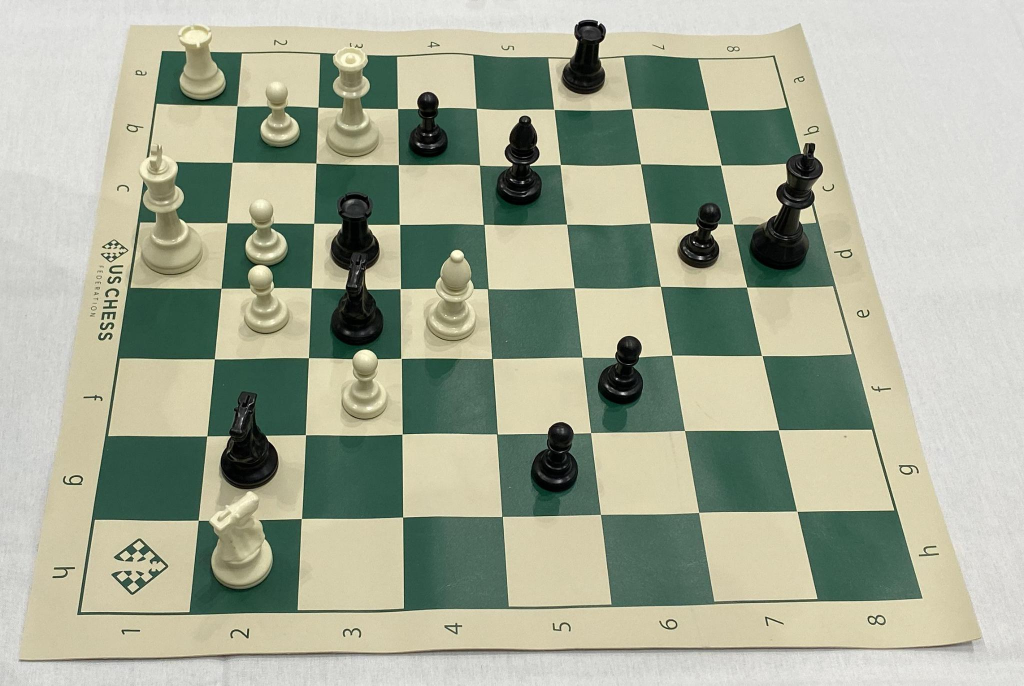
#> input picture assets/challenging_images/81f5c542ffe0f9eae4df59d29acbcced_jpg.rf.99b5d8d7a1f3fa6cbb6e9ecfb5e3d8b3.jpg, 2048 x 1371 px (shown at 1/2 size)
$ python -i detection.py   (imports and definitions only)
#> lines starting #> are read from the running program, lines starting #| are printed output that depends on the picture; after the words box and inside, x2 and y2 are one past the last pixel; in counts of white or black regions, pixels touching at a corner belong together
#> further down, picture is the input picture: shape (1371, 2048, 3); mean B, G, R 151.9, 171.7, 166
import cv2
import numpy as np

# This file contains functions to detect chess pieces in an image
# The functions are based on color detection and contour detection
# The functions are not perfect and may not work in all cases


# The following function is used to detect black pieces
# The lower and upper values for the threshold were found by trial and error
# They are not perfect and may not work in all cases
# [18 lines left out: function detect_black_pieces, not called in this run]


# The following function is used to detect white pieces
# The H and V channels are used
# The lower and upper values for H and V were found by trial and error
# They are not perfect and may not work in all cases
def detect_white_pieces(img, h_bounds = (23, 36),v_bounds = (64, 191), min_area=150, max_area=2500):
    # convert to HSV
#> called with h_bounds = (23, 36), v_bounds = (64, 191), min_area = 150, max_area = 2500
    img = cv2.cvtColor(img, cv2.COLOR_BGR2HSV)
#> img: shape (1371, 2048, 3); mean H, S, V 41.1, 50.4, 174.7
    # split HSV channels and take only H and V
    h, _, v = cv2.split(img)
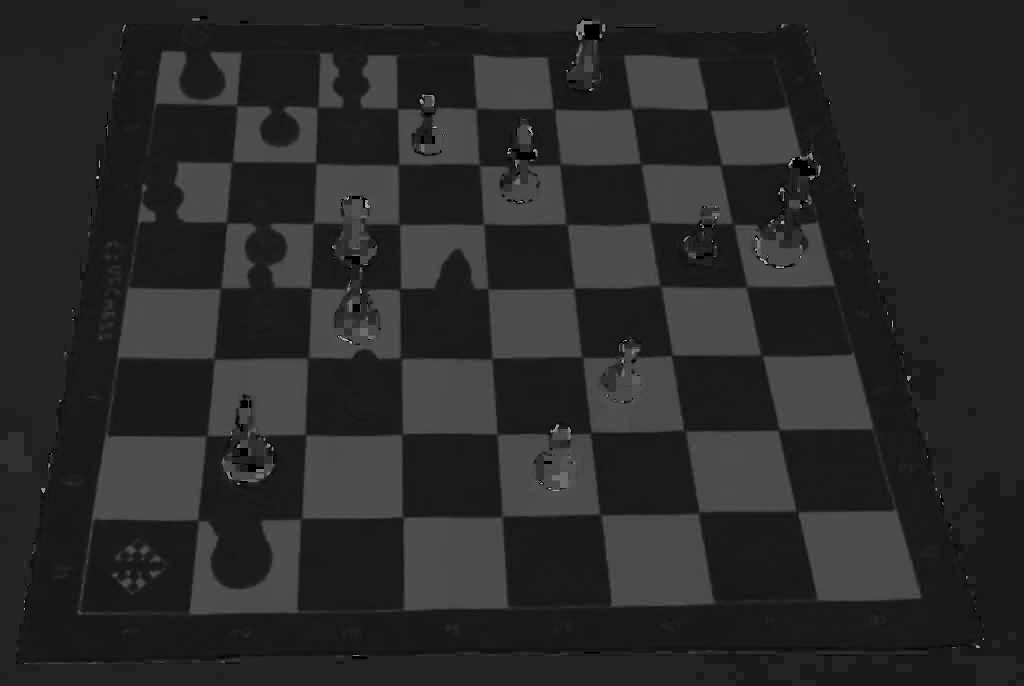
#> h: shape (1371, 2048) (shown at 1/2 size); min 0, max 177, mean 41.1
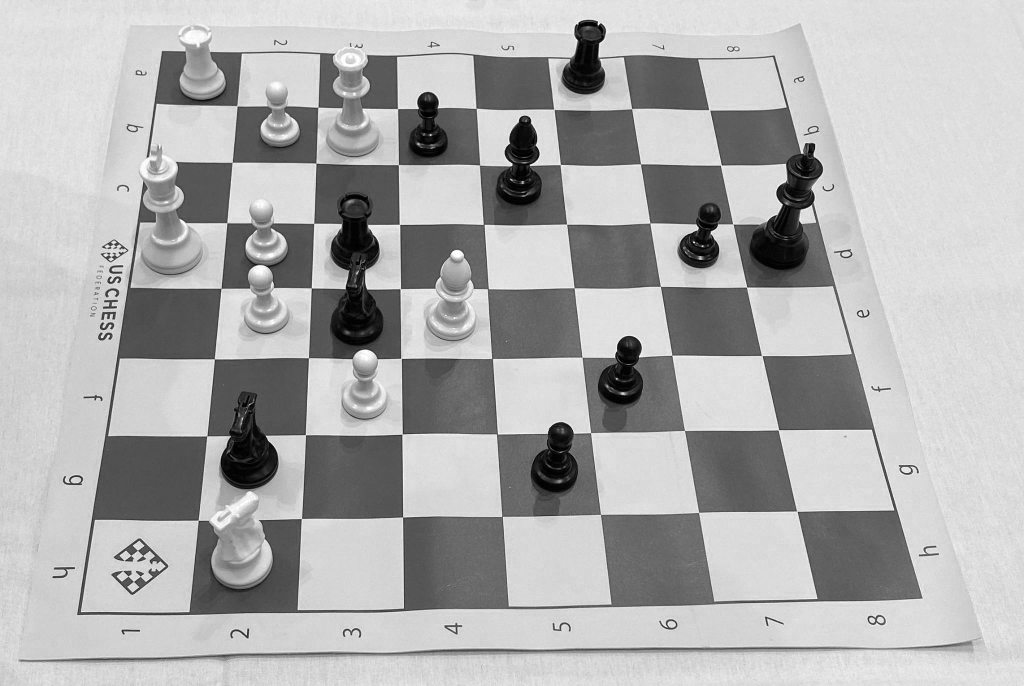
#> v: shape (1371, 2048) (shown at 1/2 size); min 0, max 255, mean 174.7
    # apply threshold only on H and V channels
    h_mask = cv2.inRange(h, h_bounds[0],h_bounds[1])
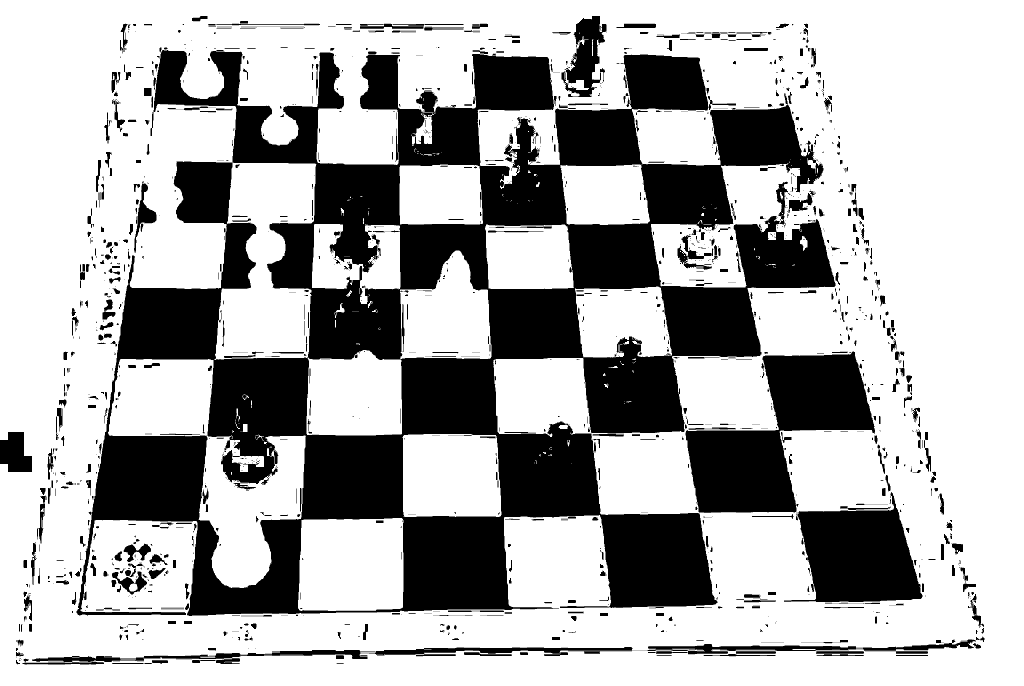
#> h_mask: shape (1371, 2048) (shown at 1/2 size); 68.7% white; 2368 black regions (1714 under 20 px), largest, box (x1, y1, x2, y2) and area: (153, 100, 1671, 1232) 692925, (1371, 703, 1750, 1026) 60067, (1568, 984, 1845, 1204) 37719
    v_mask = cv2.inRange(v, v_bounds[0], v_bounds[1])
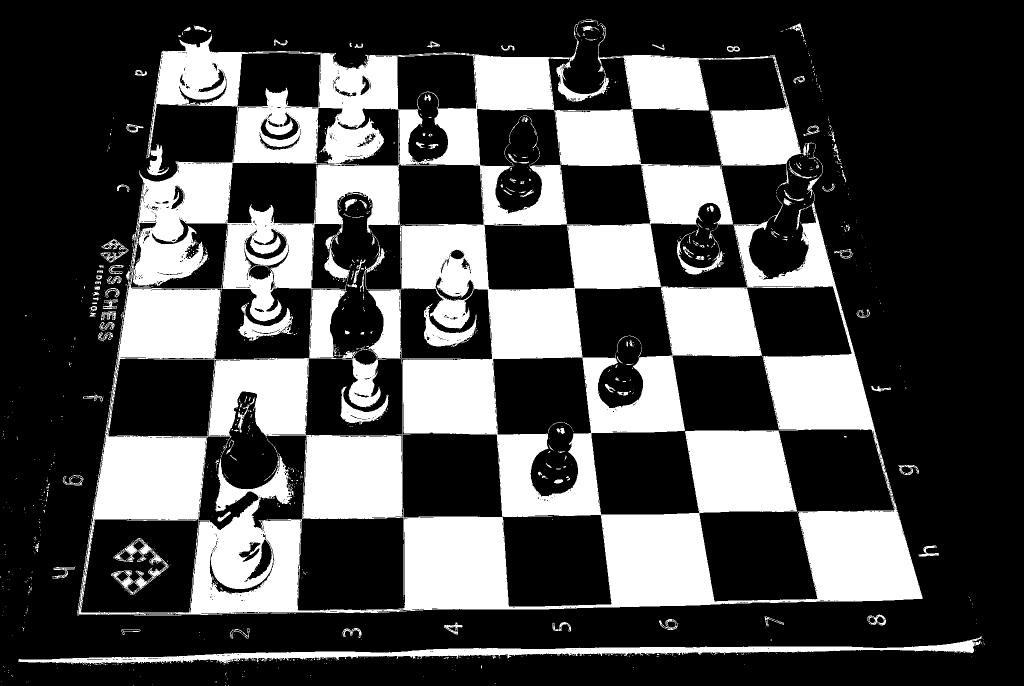
#> v_mask: shape (1371, 2048) (shown at 1/2 size); 29.7% white; 1092 white regions (944 under 20 px), largest, box (x1, y1, x2, y2) and area: (154, 46, 1845, 1231) 781693, (37, 1272, 1963, 1330) 21454, (848, 612, 953, 694) 3031
    # combine masks
    mask = cv2.bitwise_and(h_mask, v_mask)
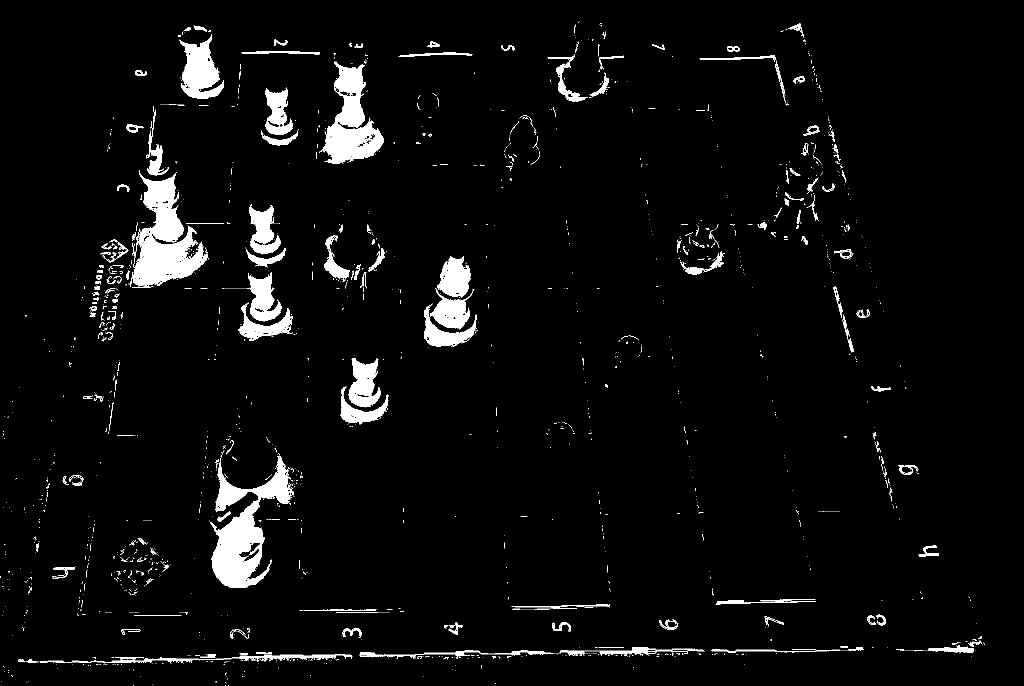
#> mask: shape (1371, 2048) (shown at 1/2 size); 4.2% white; 1873 white regions (1662 under 20 px), largest, box (x1, y1, x2, y2) and area: (421, 912, 584, 1176) 17104, (266, 340, 416, 573) 16683, (641, 123, 768, 328) 11947
    # apply morphological operations to remove noise
    kernel = np.ones((5, 5), np.uint8)
    mask = cv2.morphologyEx(mask, cv2.MORPH_OPEN, kernel)  # open
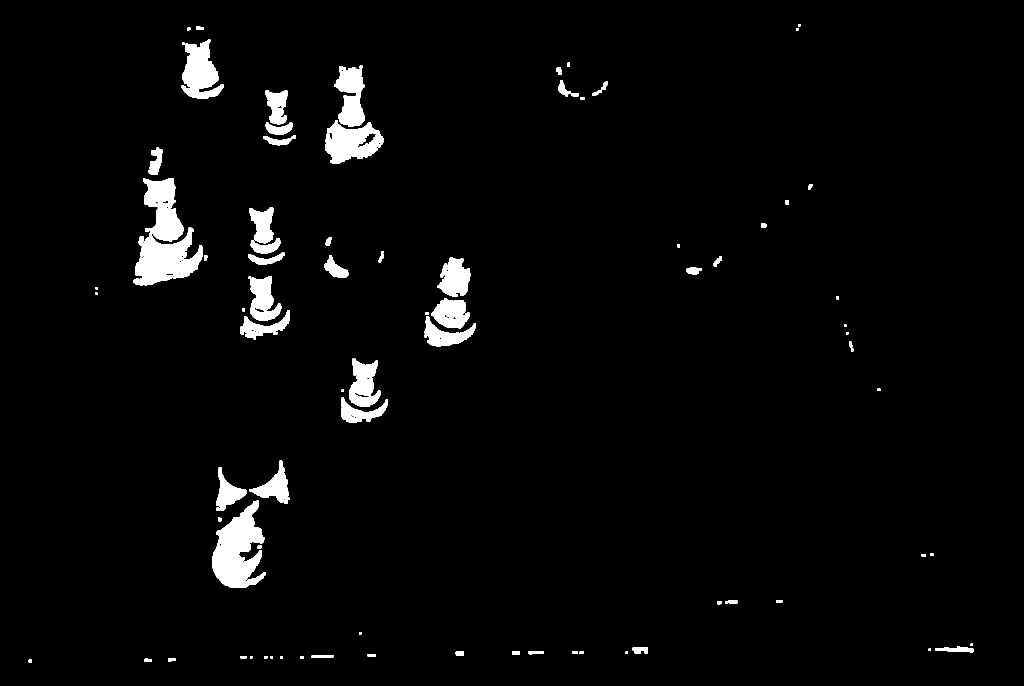
#> mask: shape (1371, 2048) (shown at 1/2 size); 3% white; 86 white regions, largest, box (x1, y1, x2, y2) and area: (266, 356, 406, 571) 15447, (424, 1001, 532, 1176) 11064, (651, 240, 767, 327) 6249
    mask = cv2.morphologyEx(mask, cv2.MORPH_CLOSE, kernel)  # close
#> mask: shape (1371, 2048); 3.1% white; 70 white regions
    # find contours of detected pieces
    contours, _ = cv2.findContours(mask, cv2.RETR_EXTERNAL, cv2.CHAIN_APPROX_SIMPLE)
#> contours = 70 contours, 11 with area under 20; largest, box (x1, y1, x2, y2) and area: (266, 356, 415, 571) 15452, (424, 1001, 532, 1176) 11696, (651, 131, 767, 327) 11307, (363, 79, 448, 198) 5968, (849, 597, 952, 693) 5820
    # filter contours based on area
    contours = [c for c in contours
                if max_area > cv2.contourArea(c) > min_area
                and cv2.boundingRect(c)[2] <= cv2.boundingRect(c)[3] <= 2.5 * cv2.boundingRect(c)[2]]
#> contours = 2 contours; box (x1, y1, x2, y2) and area: (432, 934, 494, 1022) 2216, (297, 295, 325, 350) 871
    return contours

# For the following functions,
# some extra pixels are added to the bounding box
# to make sure the piece is not cropped

# [48 lines left out: functions draw_black_bounding_boxes, draw_white_bounding_boxes, crop_pieces, not called in this run]


>>> import cv2
>>> picture = cv2.imread('../assets/challenging_images/81f5c542ffe0f9eae4df59d29acbcced_jpg.rf.99b5d8d7a1f3fa6cbb6e9ecfb5e3d8b3.jpg')
>>> result = detect_white_pieces(picture)
#> result has the same summary as contours in detect_white_pieces

$ run again, on assets/challenging_images/d29148a2233950a7777285281cbfccff_jpg.rf.d23b4f180eb3b539d7ed88e2f4beb2cd.jpg
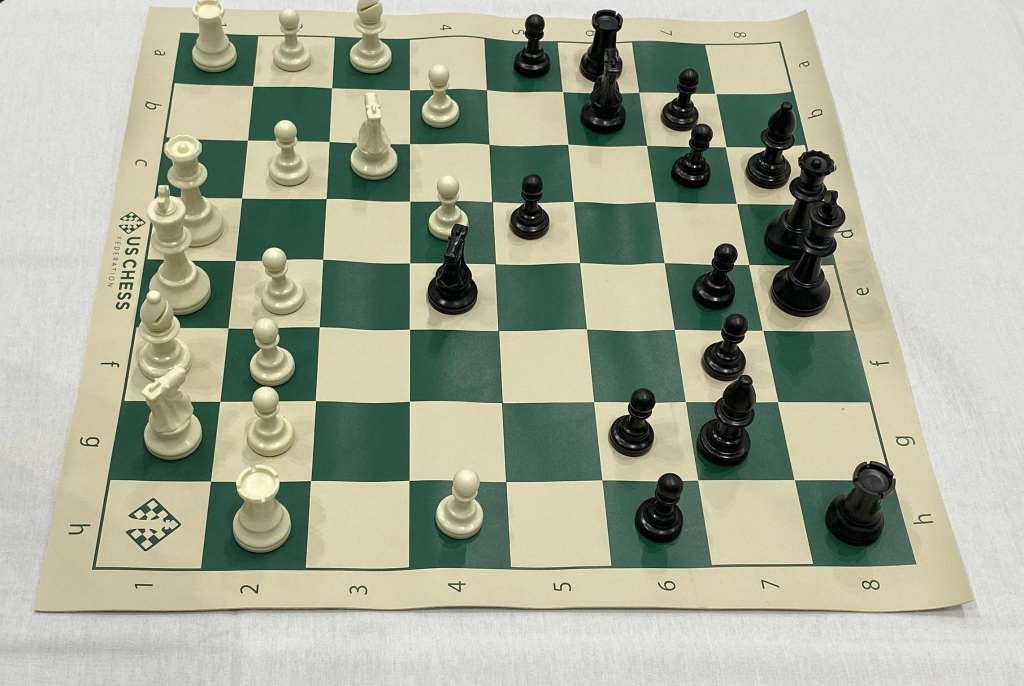
#> input picture assets/challenging_images/d29148a2233950a7777285281cbfccff_jpg.rf.d23b4f180eb3b539d7ed88e2f4beb2cd.jpg, 2048 x 1371 px (shown at 1/2 size)
#> picture is the input picture: shape (1371, 2048, 3); mean B, G, R 152.9, 171.2, 166.4
#> img: shape (1371, 2048, 3); mean H, S, V 39.8, 48.2, 174
#> in detect_white_pieces, `h_mask = cv2.inRange(h, h_bounds[0],h_bounds[1])`:
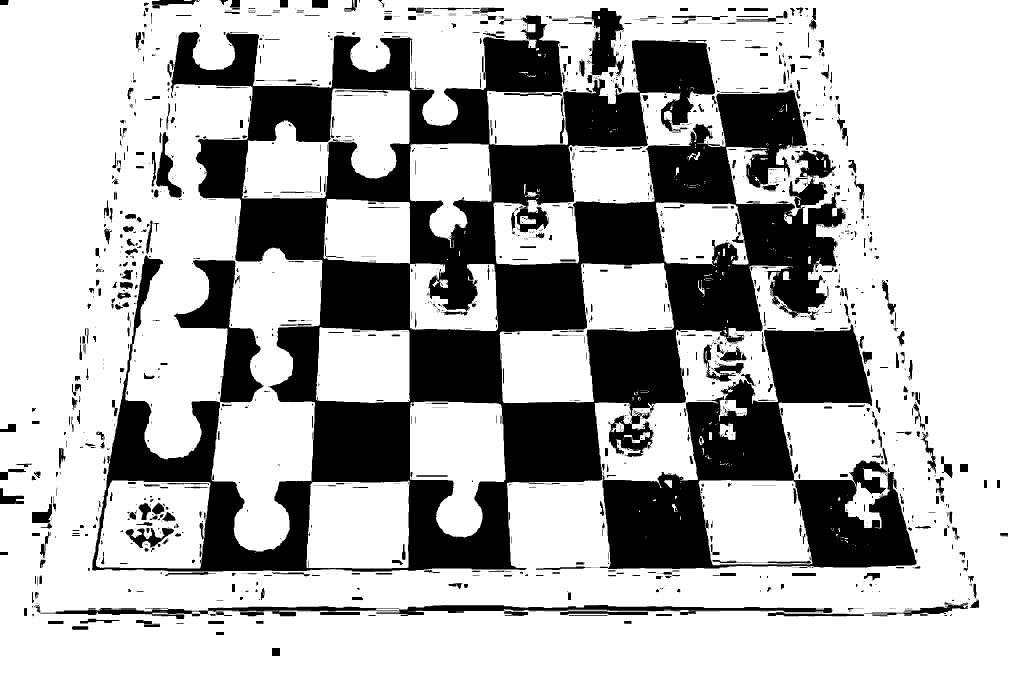
#> h_mask: shape (1371, 2048) (shown at 1/2 size); 71.3% white; 2249 black regions (1612 under 20 px), largest, box (x1, y1, x2, y2) and area: (184, 31, 1691, 1144) 569365, (1199, 648, 1833, 1138) 125611, (348, 520, 528, 805) 18435
#> v_mask: shape (1371, 2048); 27.5% white; 3418 white regions (3167 under 20 px), largest, box (x1, y1, x2, y2) and area: (183, 0, 1834, 1143) 693464, (62, 1199, 1948, 1240) 22248, (0, 1274, 345, 1322) 5876
#> in detect_white_pieces, `mask = cv2.morphologyEx(mask, cv2.MORPH_CLOSE, kernel)`:
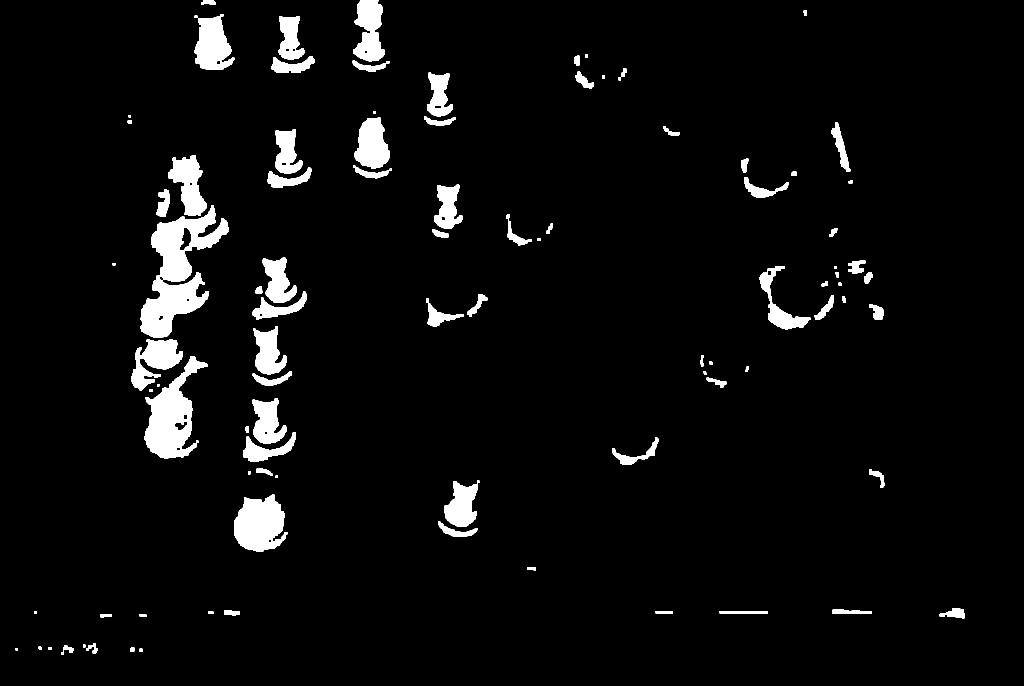
#> mask: shape (1371, 2048) (shown at 1/2 size); 4.6% white; 94 white regions
#> in detect_white_pieces, `contours, _ = cv2.findContours(mask, cv2.RETR_EXTERNAL, cv2.CHAIN_APPR..`: contours = 94 contours, 4 with area under 20; largest, box (x1, y1, x2, y2) and area: (280, 410, 457, 676) 19770, (289, 712, 416, 918) 11906, (468, 989, 575, 1103) 8573, (389, 28, 469, 140) 5758, (263, 678, 366, 781) 5192
#> in detect_white_pieces, `contours = [c for c in contours if max_area > cv2.contourArea(c) > min..`: contours = 10 contours; largest, box (x1, y1, x2, y2) and area: (312, 378, 339, 434) 865, (1013, 429, 1064, 491) 670, (1629, 590, 1668, 640) 580, (1738, 608, 1768, 640) 533, (935, 588, 975, 634) 496
#> result has the same summary as contours in detect_white_pieces
